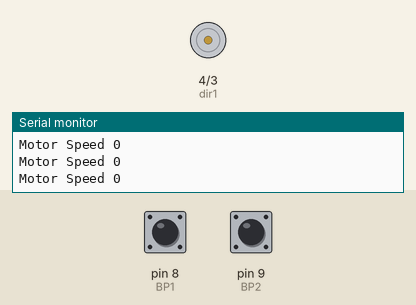
The program below on a simulated Arduino Uno, built with avr-gcc and run on an emulated ATmega328P. Parts: motor-driver pin pairs drawn as motors (green arrow = first pin HIGH = forward, orange = second pin HIGH = backward, longer = more drive, scaled by the enable pin), the last lines printed to the serial monitor. The test bench sets the inputs (shaded band); at power-on: pin 8 (BP1) HIGH, pin 9 (BP2) HIGH.

Above: at 1.2 s.
1.3 s: pin 8 (BP1) pulled LOW for 3.2 s
At 5.6 s:
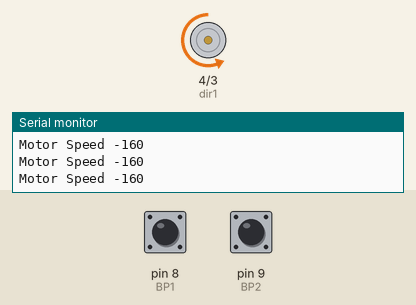
6.0 s: pin 8 (BP1) pulled LOW for 3.2 s
At 10.7 s:
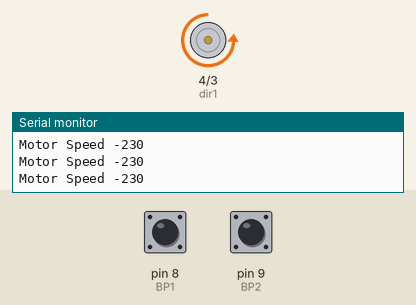
11.0 s: pin 9 (BP2) pulled LOW for 0.15 s
At 12.4 s:
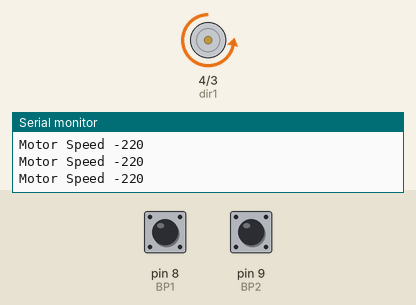
14.1 s: pin 8 (BP1) pulled LOW for 1 s
At 15.0 s:
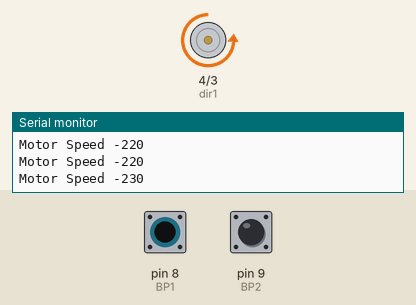
18.1 s: pin 9 (BP2) pulled LOW for 1 s
At 19.0 s:
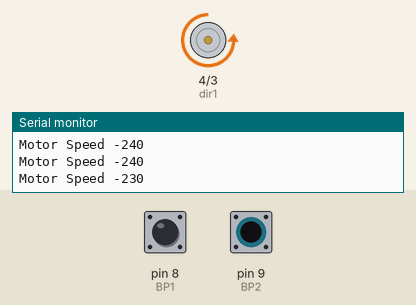
Timing chart, 0 to 21.1 s (numbered marks = the images above; inputs shaded):
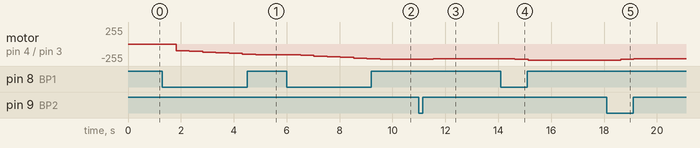

Measured:
- after the input at 1.3 s, motor on pin 4 (dir1) / pin 3 (dir2): moves from stopped to backward 160/255 over 3.0 s, starting after 0.52 s
- after the input at 6.0 s, motor on pin 4 (dir1) / pin 3 (dir2): moves from backward 160/255 to backward 230/255 over 3.0 s, starting after 0.53 s
- after the input at 11.0 s, motor on pin 4 (dir1) / pin 3 (dir2): backward 230/255 → backward 220/255 after 0.54 s
- after the input at 14.1 s, motor on pin 4 (dir1) / pin 3 (dir2): backward 220/255 → backward 230/255 after 0.53 s, → backward 240/255 0.50 s later
- after the input at 18.1 s, motor on pin 4 (dir1) / pin 3 (dir2): backward 240/255 → backward 230/255 after 0.53 s, → backward 220/255 0.50 s later

The program:

main.cpp
```cpp
#include <Arduino.h>
int speedPin=5;
int dir1=4;
int dir2=3;
int BP1=8;
int BP2=9;
int B1Val;
int B2Val;
int mSpeed=0;
int dt=500;

void setup() {
  // put your setup code here, to run once:
pinMode(speedPin,OUTPUT);
pinMode(dir1,OUTPUT);
pinMode(dir2,OUTPUT);
pinMode(BP1,INPUT);
pinMode(BP2,INPUT);
digitalWrite(BP1,HIGH);
digitalWrite(BP2,HIGH);
Serial.begin(9600);
}


void loop() {
  // put your main code here, to run repeatedly:

B1Val=digitalRead(BP1);
B2Val=digitalRead(BP2);
Serial.print("Motor Speed ");
Serial.println(mSpeed);


if (B1Val == 0) {
  mSpeed=mSpeed-10;
  delay(dt);
}

if (B2Val == 0) {
  mSpeed=mSpeed+10;
  delay(dt);
}

if (mSpeed>255){
  mSpeed=255;
}

if (mSpeed<-255){
  mSpeed=-255;
}

if (mSpeed==10) {
  mSpeed=100;
}

if (mSpeed==-10) {
  mSpeed=-100;
}

if (mSpeed==90 || mSpeed==95) {
  mSpeed=0;
}

//    mSpeed=0;
// }

if (mSpeed==0) {
analogWrite(speedPin,0);
}

if (mSpeed>0) {
digitalWrite(dir1,HIGH);
digitalWrite(dir2,LOW);
analogWrite(speedPin,mSpeed);
}

if (mSpeed<0) {
digitalWrite(dir1,LOW);
digitalWrite(dir2,HIGH);
analogWrite(speedPin,abs(mSpeed));
}


}
```
